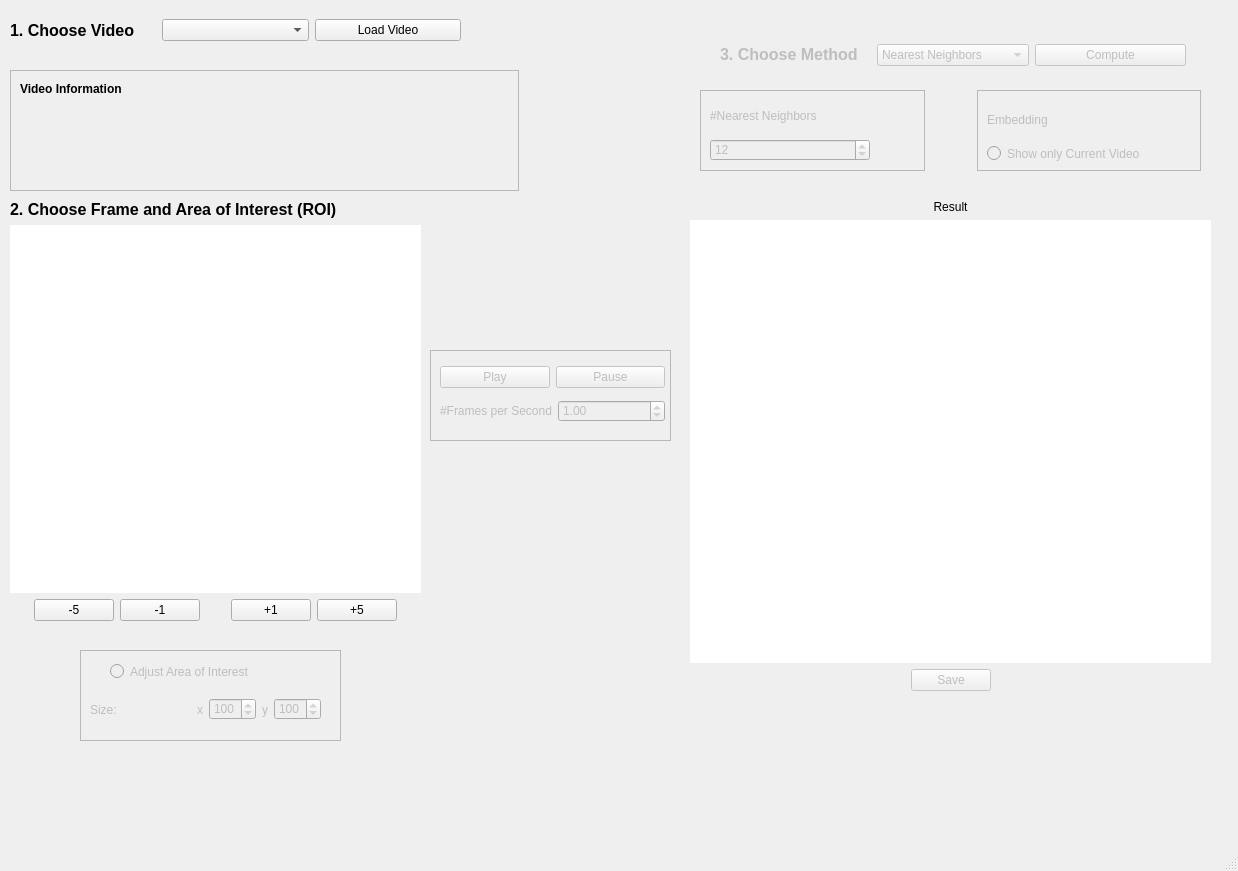
<?xml version="1.0" encoding="UTF-8"?>
<ui version="4.0">
 <class>MainWindow</class>
 <widget class="QMainWindow" name="MainWindow">
  <property name="geometry">
   <rect>
    <x>0</x>
    <y>0</y>
    <width>1238</width>
    <height>871</height>
   </rect>
  </property>
  <property name="windowTitle">
   <string>Similarity</string>
  </property>
  <widget class="QWidget" name="centralwidget">
   <widget class="QLabel" name="Label_info_inbetween">
    <property name="geometry">
     <rect>
      <x>730</x>
      <y>720</y>
      <width>461</width>
      <height>51</height>
     </rect>
    </property>
    <property name="text">
     <string/>
    </property>
   </widget>
   <widget class="QFrame" name="Frame_adjustBB">
    <property name="enabled">
     <bool>false</bool>
    </property>
    <property name="geometry">
     <rect>
      <x>80</x>
      <y>650</y>
      <width>261</width>
      <height>91</height>
     </rect>
    </property>
    <property name="styleSheet">
     <string notr="true">border-color: rgb(0, 0, 0);</string>
    </property>
    <property name="frameShape">
     <enum>QFrame::StyledPanel</enum>
    </property>
    <property name="frameShadow">
     <enum>QFrame::Raised</enum>
    </property>
    <widget class="QWidget" name="Widget_changeBBSize" native="true">
     <property name="geometry">
      <rect>
       <x>0</x>
       <y>30</y>
       <width>251</width>
       <height>60</height>
      </rect>
     </property>
     <widget class="QWidget" name="horizontalLayoutWidget_3">
      <property name="geometry">
       <rect>
        <x>10</x>
        <y>10</y>
        <width>231</width>
        <height>39</height>
       </rect>
      </property>
      <layout class="QHBoxLayout" name="horizontalLayout_6">
       <item>
        <widget class="QLabel" name="Label_BBSize_desc">
         <property name="text">
          <string>Size:</string>
         </property>
        </widget>
       </item>
       <item>
        <spacer name="horizontalSpacer">
         <property name="orientation">
          <enum>Qt::Horizontal</enum>
         </property>
         <property name="sizeHint" stdset="0">
          <size>
           <width>40</width>
           <height>20</height>
          </size>
         </property>
        </spacer>
       </item>
       <item>
        <widget class="QLabel" name="Label_BBSize_x">
         <property name="text">
          <string>x</string>
         </property>
        </widget>
       </item>
       <item>
        <widget class="QSpinBox" name="SpinBox_BBSize_x">
         <property name="minimum">
          <number>30</number>
         </property>
         <property name="maximum">
          <number>200</number>
         </property>
         <property name="value">
          <number>100</number>
         </property>
        </widget>
       </item>
       <item>
        <widget class="QLabel" name="Label_BBSize_y">
         <property name="text">
          <string>y</string>
         </property>
        </widget>
       </item>
       <item>
        <widget class="QSpinBox" name="SpinBox_BBSize_y">
         <property name="minimum">
          <number>30</number>
         </property>
         <property name="maximum">
          <number>200</number>
         </property>
         <property name="value">
          <number>100</number>
         </property>
        </widget>
       </item>
      </layout>
     </widget>
     <zorder>horizontalLayoutWidget_3</zorder>
     <zorder>horizontalLayoutWidget_5</zorder>
     <zorder>RadioButton_adjustBB</zorder>
     <zorder>RadioButton_adjustBB</zorder>
    </widget>
    <widget class="QRadioButton" name="RadioButton_adjustBB">
     <property name="geometry">
      <rect>
       <x>30</x>
       <y>10</y>
       <width>191</width>
       <height>23</height>
      </rect>
     </property>
     <property name="text">
      <string>Adjust Area of Interest</string>
     </property>
    </widget>
    <zorder>verticalLayoutWidget_3</zorder>
    <zorder></zorder>
    <zorder>Widget_changeBBSize</zorder>
    <zorder>RadioButton_adjustBB</zorder>
   </widget>
   <widget class="QFrame" name="frame_2">
    <property name="enabled">
     <bool>false</bool>
    </property>
    <property name="geometry">
     <rect>
      <x>430</x>
      <y>350</y>
      <width>241</width>
      <height>91</height>
     </rect>
    </property>
    <property name="styleSheet">
     <string notr="true">border-color: rgb(0, 0, 0);</string>
    </property>
    <property name="frameShape">
     <enum>QFrame::StyledPanel</enum>
    </property>
    <property name="frameShadow">
     <enum>QFrame::Raised</enum>
    </property>
    <widget class="QWidget" name="">
     <property name="geometry">
      <rect>
       <x>10</x>
       <y>10</y>
       <width>225</width>
       <height>70</height>
      </rect>
     </property>
     <layout class="QVBoxLayout" name="verticalLayout_3">
      <item>
       <layout class="QHBoxLayout" name="horizontalLayout_9">
        <item>
         <widget class="QPushButton" name="PushButton_play">
          <property name="text">
           <string>Play</string>
          </property>
         </widget>
        </item>
        <item>
         <widget class="QPushButton" name="PushButton_pause">
          <property name="text">
           <string>Pause</string>
          </property>
         </widget>
        </item>
       </layout>
      </item>
      <item>
       <layout class="QHBoxLayout" name="horizontalLayout_7">
        <item>
         <widget class="QLabel" name="Label_slider">
          <property name="text">
           <string>&lt;html&gt;&lt;head/&gt;&lt;body&gt;&lt;p align=&quot;center&quot;&gt;#Frames per Second&lt;/p&gt;&lt;/body&gt;&lt;/html&gt;</string>
          </property>
         </widget>
        </item>
        <item>
         <widget class="QDoubleSpinBox" name="DoubleSpinBox_secPerFrame">
          <property name="minimum">
           <double>0.200000000000000</double>
          </property>
          <property name="maximum">
           <double>5.000000000000000</double>
          </property>
          <property name="singleStep">
           <double>0.200000000000000</double>
          </property>
          <property name="value">
           <double>1.000000000000000</double>
          </property>
         </widget>
        </item>
       </layout>
      </item>
     </layout>
    </widget>
   </widget>
   <widget class="QFrame" name="frame_3">
    <property name="geometry">
     <rect>
      <x>10</x>
      <y>70</y>
      <width>509</width>
      <height>121</height>
     </rect>
    </property>
    <property name="styleSheet">
     <string notr="true">border-color: rgb(0, 0, 0);
border-width: 10</string>
    </property>
    <property name="frameShape">
     <enum>QFrame::StyledPanel</enum>
    </property>
    <property name="frameShadow">
     <enum>QFrame::Raised</enum>
    </property>
    <widget class="QLabel" name="Label_info_project">
     <property name="geometry">
      <rect>
       <x>10</x>
       <y>40</y>
       <width>231</width>
       <height>31</height>
      </rect>
     </property>
     <property name="styleSheet">
      <string notr="true"/>
     </property>
     <property name="text">
      <string/>
     </property>
    </widget>
    <widget class="QLabel" name="Label_info_video">
     <property name="geometry">
      <rect>
       <x>10</x>
       <y>70</y>
       <width>489</width>
       <height>41</height>
      </rect>
     </property>
     <property name="styleSheet">
      <string notr="true"/>
     </property>
     <property name="text">
      <string/>
     </property>
    </widget>
    <widget class="QLabel" name="label_3">
     <property name="geometry">
      <rect>
       <x>10</x>
       <y>10</y>
       <width>171</width>
       <height>18</height>
      </rect>
     </property>
     <property name="text">
      <string>&lt;html&gt;&lt;head/&gt;&lt;body&gt;&lt;p&gt;&lt;span style=&quot; font-weight:600;&quot;&gt;Video Information&lt;/span&gt;&lt;/p&gt;&lt;/body&gt;&lt;/html&gt;</string>
     </property>
    </widget>
   </widget>
   <widget class="QWidget" name="Widget_method" native="true">
    <property name="enabled">
     <bool>false</bool>
    </property>
    <property name="geometry">
     <rect>
      <x>710</x>
      <y>30</y>
      <width>491</width>
      <height>51</height>
     </rect>
    </property>
    <widget class="QWidget" name="">
     <property name="geometry">
      <rect>
       <x>10</x>
       <y>10</y>
       <width>466</width>
       <height>30</height>
      </rect>
     </property>
     <layout class="QHBoxLayout" name="horizontalLayout_10">
      <item>
       <widget class="QLabel" name="label_2">
        <property name="text">
         <string>&lt;html&gt;&lt;head/&gt;&lt;body&gt;&lt;p&gt;&lt;span style=&quot; font-size:12pt; font-weight:600;&quot;&gt;3. Choose Method&lt;/span&gt;&lt;/p&gt;&lt;/body&gt;&lt;/html&gt;</string>
        </property>
       </widget>
      </item>
      <item>
       <widget class="QComboBox" name="ComboBox_compute">
        <item>
         <property name="text">
          <string>Nearest Neighbors</string>
         </property>
        </item>
        <item>
         <property name="text">
          <string>Low-dim Embedding</string>
         </property>
        </item>
       </widget>
      </item>
      <item>
       <widget class="QPushButton" name="PushButton_compute">
        <property name="text">
         <string>Compute</string>
        </property>
       </widget>
      </item>
     </layout>
    </widget>
   </widget>
   <widget class="QWidget" name="verticalLayoutWidget_3">
    <property name="geometry">
     <rect>
      <x>690</x>
      <y>200</y>
      <width>521</width>
      <height>491</height>
     </rect>
    </property>
    <layout class="QVBoxLayout" name="verticalLayout_7">
     <item>
      <widget class="QLabel" name="Label_showResult_title">
       <property name="text">
        <string>&lt;html&gt;&lt;head/&gt;&lt;body&gt;&lt;p align=&quot;center&quot;&gt;Result&lt;/p&gt;&lt;/body&gt;&lt;/html&gt;</string>
       </property>
      </widget>
     </item>
     <item>
      <widget class="QLabel" name="Label_showResult">
       <property name="sizePolicy">
        <sizepolicy hsizetype="Expanding" vsizetype="Expanding">
         <horstretch>0</horstretch>
         <verstretch>0</verstretch>
        </sizepolicy>
       </property>
       <property name="styleSheet">
        <string notr="true">background-color: rgb(255, 255, 255);</string>
       </property>
       <property name="text">
        <string/>
       </property>
      </widget>
     </item>
     <item>
      <layout class="QHBoxLayout" name="horizontalLayout">
       <item>
        <spacer name="horizontalSpacer_2">
         <property name="orientation">
          <enum>Qt::Horizontal</enum>
         </property>
         <property name="sizeHint" stdset="0">
          <size>
           <width>40</width>
           <height>20</height>
          </size>
         </property>
        </spacer>
       </item>
       <item>
        <widget class="QPushButton" name="PushButton_saveResult">
         <property name="enabled">
          <bool>false</bool>
         </property>
         <property name="text">
          <string>Save</string>
         </property>
        </widget>
       </item>
       <item>
        <spacer name="horizontalSpacer_3">
         <property name="orientation">
          <enum>Qt::Horizontal</enum>
         </property>
         <property name="sizeHint" stdset="0">
          <size>
           <width>40</width>
           <height>20</height>
          </size>
         </property>
        </spacer>
       </item>
      </layout>
     </item>
    </layout>
   </widget>
   <widget class="QWidget" name="verticalLayoutWidget_4">
    <property name="geometry">
     <rect>
      <x>10</x>
      <y>200</y>
      <width>411</width>
      <height>421</height>
     </rect>
    </property>
    <layout class="QVBoxLayout" name="verticalLayout_8">
     <item>
      <widget class="QLabel" name="Label_frame">
       <property name="enabled">
        <bool>true</bool>
       </property>
       <property name="text">
        <string>&lt;html&gt;&lt;head/&gt;&lt;body&gt;&lt;p&gt;&lt;span style=&quot; font-size:12pt; font-weight:600;&quot;&gt;2. Choose Frame and Area of Interest (ROI)&lt;/span&gt;&lt;/p&gt;&lt;/body&gt;&lt;/html&gt;</string>
       </property>
      </widget>
     </item>
     <item>
      <widget class="QLabel" name="Label_showFrame">
       <property name="enabled">
        <bool>true</bool>
       </property>
       <property name="sizePolicy">
        <sizepolicy hsizetype="Preferred" vsizetype="Expanding">
         <horstretch>0</horstretch>
         <verstretch>0</verstretch>
        </sizepolicy>
       </property>
       <property name="styleSheet">
        <string notr="true">background-color: rgb(255, 255, 255);</string>
       </property>
       <property name="text">
        <string/>
       </property>
      </widget>
     </item>
     <item>
      <layout class="QHBoxLayout" name="horizontalLayout_3">
       <item>
        <spacer name="horizontalSpacer_5">
         <property name="orientation">
          <enum>Qt::Horizontal</enum>
         </property>
         <property name="sizeHint" stdset="0">
          <size>
           <width>40</width>
           <height>20</height>
          </size>
         </property>
        </spacer>
       </item>
       <item>
        <widget class="QPushButton" name="PushButton_goLeftLeft">
         <property name="text">
          <string>-5</string>
         </property>
        </widget>
       </item>
       <item>
        <widget class="QPushButton" name="PushButton_goLeft">
         <property name="text">
          <string>-1</string>
         </property>
        </widget>
       </item>
       <item>
        <spacer name="horizontalSpacer_4">
         <property name="orientation">
          <enum>Qt::Horizontal</enum>
         </property>
         <property name="sizeHint" stdset="0">
          <size>
           <width>40</width>
           <height>20</height>
          </size>
         </property>
        </spacer>
       </item>
       <item>
        <widget class="QPushButton" name="PushButton_goRight">
         <property name="text">
          <string>+1</string>
         </property>
        </widget>
       </item>
       <item>
        <widget class="QPushButton" name="PushButton_goRightRight">
         <property name="text">
          <string>+5</string>
         </property>
        </widget>
       </item>
       <item>
        <spacer name="horizontalSpacer_6">
         <property name="orientation">
          <enum>Qt::Horizontal</enum>
         </property>
         <property name="sizeHint" stdset="0">
          <size>
           <width>40</width>
           <height>20</height>
          </size>
         </property>
        </spacer>
       </item>
      </layout>
     </item>
    </layout>
   </widget>
   <widget class="QWidget" name="Widget_chooseVideo" native="true">
    <property name="geometry">
     <rect>
      <x>0</x>
      <y>0</y>
      <width>471</width>
      <height>61</height>
     </rect>
    </property>
    <widget class="QWidget" name="horizontalLayoutWidget_2">
     <property name="geometry">
      <rect>
       <x>10</x>
       <y>10</y>
       <width>451</width>
       <height>41</height>
      </rect>
     </property>
     <layout class="QHBoxLayout" name="horizontalLayout_2">
      <item>
       <widget class="QLabel" name="Label_video">
        <property name="text">
         <string>&lt;html&gt;&lt;head/&gt;&lt;body&gt;&lt;p&gt;&lt;span style=&quot; font-size:12pt; font-weight:600;&quot;&gt;1. Choose Video&lt;/span&gt;&lt;/p&gt;&lt;/body&gt;&lt;/html&gt;</string>
        </property>
       </widget>
      </item>
      <item>
       <widget class="QComboBox" name="ComboBox_chooseVideo">
        <property name="editable">
         <bool>false</bool>
        </property>
       </widget>
      </item>
      <item>
       <widget class="QPushButton" name="PushButton_confirmVideo">
        <property name="text">
         <string>Load Video</string>
        </property>
       </widget>
      </item>
     </layout>
    </widget>
   </widget>
   <widget class="QWidget" name="">
    <property name="geometry">
     <rect>
      <x>700</x>
      <y>90</y>
      <width>501</width>
      <height>81</height>
     </rect>
    </property>
    <layout class="QHBoxLayout" name="horizontalLayout_4">
     <property name="spacing">
      <number>52</number>
     </property>
     <item>
      <widget class="QFrame" name="Frame_nrNN">
       <property name="enabled">
        <bool>false</bool>
       </property>
       <property name="styleSheet">
        <string notr="true">border-color: rgb(0, 0, 0);</string>
       </property>
       <property name="frameShape">
        <enum>QFrame::StyledPanel</enum>
       </property>
       <property name="frameShadow">
        <enum>QFrame::Raised</enum>
       </property>
       <widget class="QWidget" name="verticalLayoutWidget">
        <property name="geometry">
         <rect>
          <x>10</x>
          <y>10</y>
          <width>160</width>
          <height>61</height>
         </rect>
        </property>
        <layout class="QVBoxLayout" name="verticalLayout_2">
         <item>
          <widget class="QLabel" name="label">
           <property name="text">
            <string>&lt;html&gt;&lt;head/&gt;&lt;body&gt;&lt;p&gt;#Nearest Neighbors&lt;/p&gt;&lt;/body&gt;&lt;/html&gt;</string>
           </property>
          </widget>
         </item>
         <item>
          <widget class="QSpinBox" name="SpinBox_chooseNumberNN">
           <property name="minimum">
            <number>1</number>
           </property>
           <property name="maximum">
            <number>50</number>
           </property>
           <property name="value">
            <number>12</number>
           </property>
          </widget>
         </item>
        </layout>
       </widget>
       <zorder>verticalLayoutWidget</zorder>
       <zorder>Frame_embSource</zorder>
      </widget>
     </item>
     <item>
      <widget class="QFrame" name="Frame_embSource">
       <property name="enabled">
        <bool>false</bool>
       </property>
       <property name="styleSheet">
        <string notr="true">border-color: rgb(0, 0, 0);</string>
       </property>
       <property name="frameShape">
        <enum>QFrame::StyledPanel</enum>
       </property>
       <property name="frameShadow">
        <enum>QFrame::Raised</enum>
       </property>
       <widget class="QWidget" name="verticalLayoutWidget_5">
        <property name="geometry">
         <rect>
          <x>10</x>
          <y>10</y>
          <width>214</width>
          <height>61</height>
         </rect>
        </property>
        <layout class="QVBoxLayout" name="verticalLayout_9">
         <item>
          <widget class="QLabel" name="label_5">
           <property name="text">
            <string>Embedding</string>
           </property>
          </widget>
         </item>
         <item>
          <widget class="QRadioButton" name="RadioButton_embedding">
           <property name="text">
            <string>Show only Current Video</string>
           </property>
          </widget>
         </item>
        </layout>
       </widget>
      </widget>
     </item>
    </layout>
   </widget>
   <zorder>Label_info_inbetween</zorder>
   <zorder>verticalLayoutWidget</zorder>
   <zorder>PushButton_computeNN</zorder>
   <zorder>Frame_adjustBB</zorder>
   <zorder>verticalLayoutWidget_4</zorder>
   <zorder>frame_2</zorder>
   <zorder>horizontalLayoutWidget_4</zorder>
   <zorder>horizontalLayoutWidget_6</zorder>
   <zorder>ComboBox_compute</zorder>
   <zorder>label_2</zorder>
   <zorder>frame_3</zorder>
   <zorder>Widget_method</zorder>
   <zorder>RadioButton_adjustBB</zorder>
   <zorder>RadioButton_adjustBB</zorder>
   <zorder>Frame_nrNN</zorder>
   <zorder>Frame_embSource</zorder>
   <zorder>Frame_embSource</zorder>
   <zorder>verticalLayoutWidget_3</zorder>
   <zorder>PushButton_saveResult</zorder>
   <zorder>horizontalSpacer_2</zorder>
   <zorder>horizontalSpacer_3</zorder>
   <zorder>verticalLayoutWidget_4</zorder>
   <zorder>Widget_chooseVideo</zorder>
  </widget>
  <widget class="QMenuBar" name="menubar">
   <property name="geometry">
    <rect>
     <x>0</x>
     <y>0</y>
     <width>1238</width>
     <height>24</height>
    </rect>
   </property>
  </widget>
  <widget class="QStatusBar" name="statusbar"/>
 </widget>
 <resources/>
 <connections/>
</ui>
